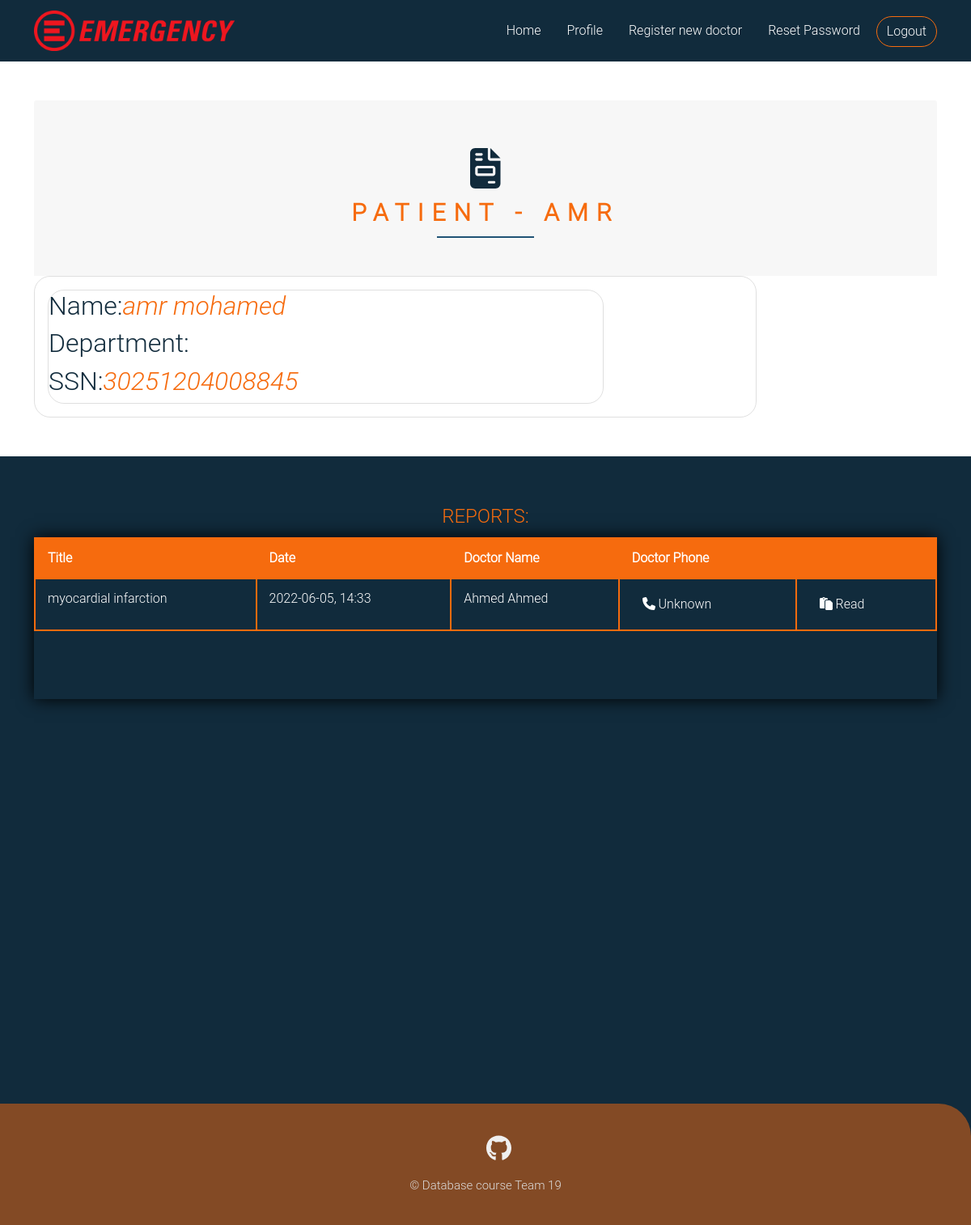
Page /profile_patient/3 (signed in) on the earlier database version.
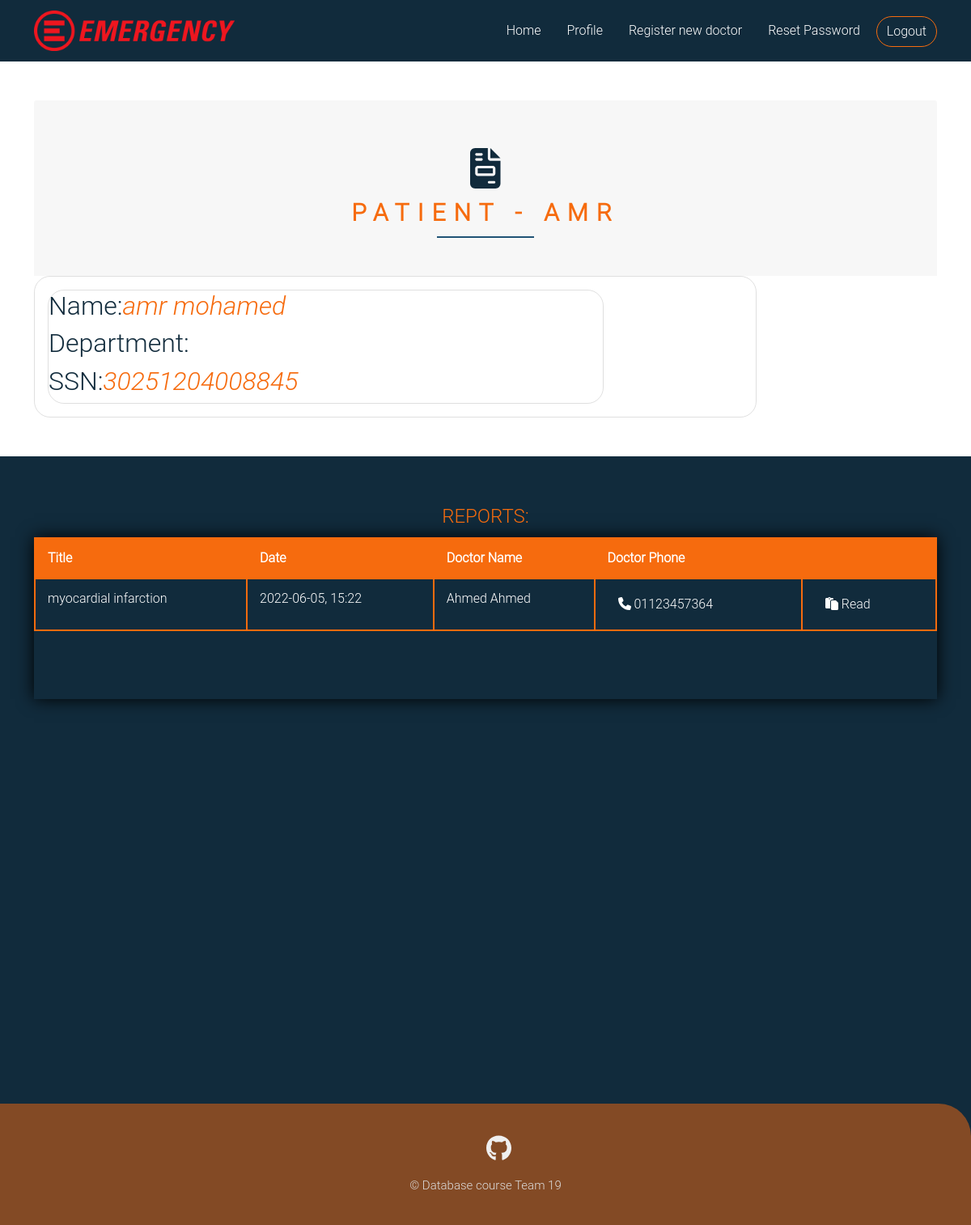
Same page on the later database version.
### emergencydebartment/models.py (models this page shows, shortened)
class User(db.Model, UserMixin):
    __tablename__ = 'user_table'
    id = db.Column(db.Integer, primary_key=True)
    ssn = db.Column(db.Integer, unique=True,nullable=False)
    Fname = db.Column(db.String(20),nullable=False)
    Sname = db.Column(db.String(20))
    Lname = db.Column(db.String(20),nullable=False)
    gender = db.Column(db.String(6),nullable=False)
    phone = db.Column(db.String(11), default='Unknown')
    address = db.Column(db.String(70), default='Unknown')
    birth_date = db.Column(db.DateTime,nullable=False)
    user_role = db.Column(db.String(15), nullable=False, default='Patient')
    password = db.Column(db.String(61),nullable=False)

class Doctor(User):
    id = db.Column(db.Integer, db.ForeignKey('user_table.id'),primary_key=True)
    hiring_date = db.Column(db.DateTime, nullable=False,default = datetime.utcnow)
    salary = db.Column(db.Integer, nullable=False)
    speciallity = db.Column(db.String(80),nullable=False)
    image_file = db.Column(db.String(20),nullable = False, default='default.jpg')
    time_shift = db.Column(db.String(50))
    email = db.Column(db.String(20),unique=True,nullable=False)
    examination = db.relationship('Report',  backref='doctor', lazy=True, foreign_keys = 'Report.doctor_id')

class Report(db.Model):
    id = db.Column(db.Integer, primary_key=True)
    patient_id = db.Column(db.Integer, db.ForeignKey('patient.id'),nullable = False, default=99999999999999)
    doctor_id =  db.Column(db.Integer, db.ForeignKey('doctor.id'),nullable = False)
    patient_ssn = db.Column(db.Integer,nullable=False, default=99999999999999)
    date =  db.Column(db.DateTime, default = datetime.utcnow)
    title = db.Column(db.String(50),nullable = False )
    condition = db.Column(db.String(300))
    urgency = db.Column(db.String(7))
    treatment = db.Column(db.String(100))
    recommendation = db.Column(db.String(100))
    images = db.relationship('Images',  backref='Report', lazy=True, foreign_keys = 'Images.report_id')

class User(db.Model, UserMixin):
    __tablename__ = 'user_table'
    id = db.Column(db.Integer, primary_key=True)
    ssn = db.Column(db.Integer, unique=True,nullable=False)
    Fname = db.Column(db.String(20),nullable=False)
    Sname = db.Column(db.String(20))
    Lname = db.Column(db.String(20),nullable=False)
    gender = db.Column(db.String(6),nullable=False)
    phone = db.Column(db.String(11), default='Unknown')
    address = db.Column(db.String(70), default='Unknown')
    birth_date = db.Column(db.DateTime,nullable=False)
    user_role = db.Column(db.String(15), nullable=False, default='Patient')
    password = db.Column(db.String(61),nullable=False)

### emergencydebartment/routes.py (the view)
@app.route("/profile_patient/<int:patient_id>")
@login_required(role = 'ANY')
def profile_patient(patient_id):
    if current_user.user_role == "Patient" and current_user.id != patient_id:
       abort(403)
    patient = Patient.query.get_or_404(patient_id)
    reports = patient.report
    doctors_names_list = list()
    doctors_phone_list = list()
    for report in reports:
       doctors_names_list.append(Doctor.query.get(report.doctor_id).Fname + " " + Doctor.query.get(report.doctor_id).Lname)
       doctors_phone_list.append(Doctor.query.get(report.doctor_id).phone)
    return render_template('profile_patient.html', patient= patient, reports_names= list(zip(reports, doctors_names_list, doctors_phone_list)))

### emergencydebartment/models.py (called while the page is built)
@login_manager.user_loader
def load_user(user_id):
    return User.query.get(int(user_id))

### emergencydebartment/routes.py (called while the page is built)
def login_required(role="ANY"):
    def wrapper(fn):
        @wraps(fn)
        def decorated_view(*args, **kwargs):
            if not current_user.is_authenticated:
              return login_manager.unauthorized()
            if current_user.user_role != 'Admin':
                if ((current_user.user_role != role) and (role != "ANY")):
                    return login_manager.unauthorized()
            return fn(*args, **kwargs)
        return decorated_view
    return wrapper

### emergencydebartment/templates/profile_patient.html (shortened to what this page needs)
{% extends "layout.html" %}
{% block content %}
        <section class="services pt-5 pb-5">
            <div class="container align-items-center">
                <div class="card-header" style="border: none;">
              <div class="main-title mt-5 mb-5 position-relative text-center">
                <h1 class="serv-icon mb-0">
                  <i class="fas fa-file-invoice align-items-center"></i>
                </h1>
                <p class="title ">patient - {{patient.Fname}}</p>
              </div>
            </div>
              <div class="card text-left">
                    <div class="card-body">
                        <div class="card">
                               <div class="textblue">
                                   <h2>Name:<i class="textgold">{{ patient.Fname }} {{ patient.Lname }}</i></h2>
                                  <h2>Department: </h2>
                                  <h2>SSN:<i class="textgold">{{patient.ssn}}</i></h2>
                                </div>
                            </div>
                        </div>
                    </div>
                </div>
        </section>
        <div class="container">
            <legend class="textgold text-uppercase"> reports:</legend>
            {% if not reports_names %}
            <div class="box backwhite">
                There is no reports to show for {{ patient.Fname }}  {{ patient.Lname }}
            </div>
            {% else %}
            <div class="content-table ">
                <div class="scrollme">
                    <table class="table table-bordered table-responsive">
                        <thead>
                            <tr >
                                <th scope="col">Title</th>
                                <th scope="col">Date</th>
                                <th scope="col">Doctor Name</th>
                                <th scope="col">Doctor Phone</th>
                                <th scope="col"></th>
                            </tr>
                        </thead>
                        <tbody>
                        {% for report, name, phone in reports_names %}
                            <tr>
                                <td>{{report.title}}</td>
                                <td>{{report.date.strftime("%Y-%m-%d, %H:%M")}}</td>
                                <td>{{name}}</td>
                                <td>
                                        <a class="calling_btn btn rounded-pill main-btn " style="color:white ;" href="tel:+2{{phone}} "> <i class="fa-solid fa-phone"></i> {{phone}}</a>
                                    </td>
                                    <td><a class="calling_btn btn rounded-pill main-btn " style="color:white ;" href="{{url_for('report', report_id=report.id)}} "> <i class="fa-solid fa-paste"></i> Read</a></td>
                            </tr>
                            {% endfor %}
                        </tbody>
                    </table>
                </div>
            </div>
            {% endif %}
        </div>
    {% endblock %}

Differences in the rows shown:
changed Doctor "myocardial infarction": date "2022-06-05, 14:33" → "2022-06-05, 15:22"; phone "Unknown" → "01123457364"
